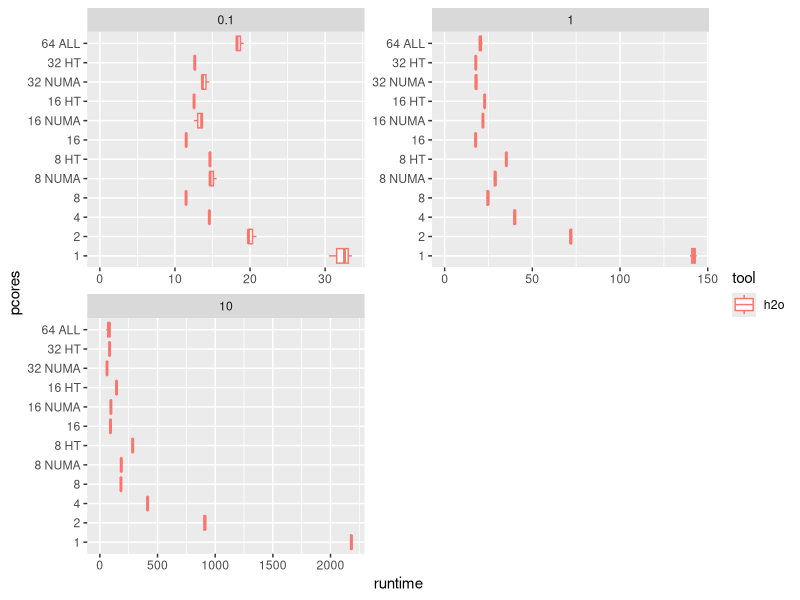
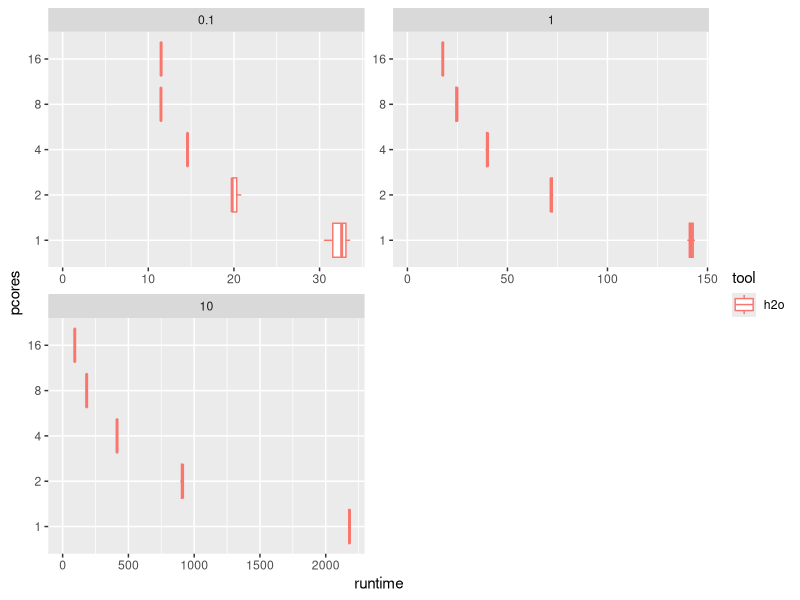
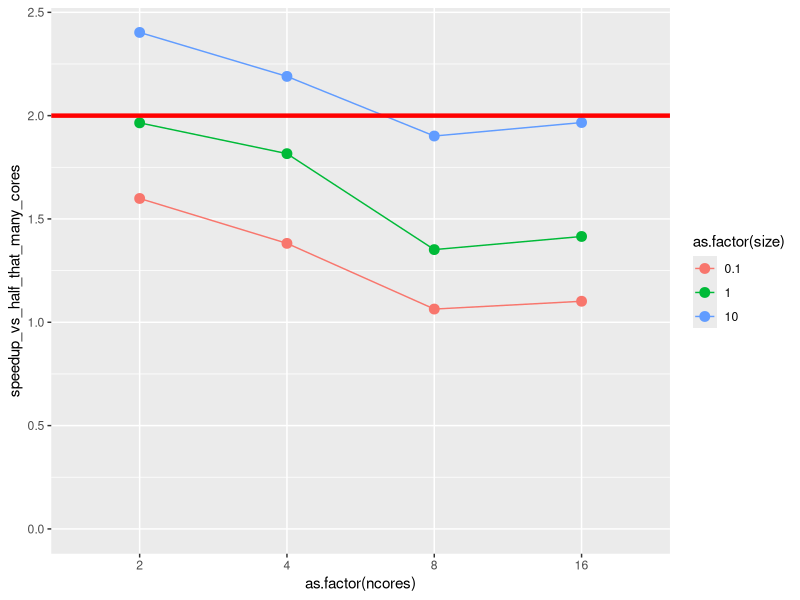

Recreate these plots in R, in order.
## ---- chunk 1

library(data.table)
library(ggplot2)

d <- fread("res.csv", sep=":")
names(d) <- c("size","tool","ncores","cores","tcores","runtime","auc")

d[, pcores:=sub(" $","",paste(ncores,tcores))]

pcores_order <- unique(d$pcores)
d[, pcores:=factor(pcores, levels=pcores_order)]

d <- d[tool=="h2o"]

## ---- chunk 2

ggplot(d) + geom_boxplot(aes(x = pcores, y = runtime, color = tool)) +
  coord_flip() + facet_wrap(~size, scales = "free", ncol = 2) + ylim(c(0,NA))

dd <- d[!grepl(",",cores) & tcores==""]

ggplot(dd) + geom_boxplot(aes(x = pcores, y = runtime, color = tool)) +
  coord_flip() + facet_wrap(~size, scales = "free", ncol = 2) + ylim(c(0,NA))

dd2 <- d[, .(runtime=mean(runtime)), by=.(size,ncores)]
dd2[, runtime_prev := shift(runtime, 1L, type="lag")]
dd2[ncores>1, speedup_vs_half_that_many_cores:=runtime_prev/runtime]
dd2

ggplot(dd2[ncores<=16 & ncores>1], aes(x = as.factor(ncores), y = speedup_vs_half_that_many_cores,
            color = as.factor(size), group= as.factor(size), ymin=0)) +
  geom_point(size=3) + geom_line() + geom_hline(yintercept = 2, color = "red", size = 1.5) 

